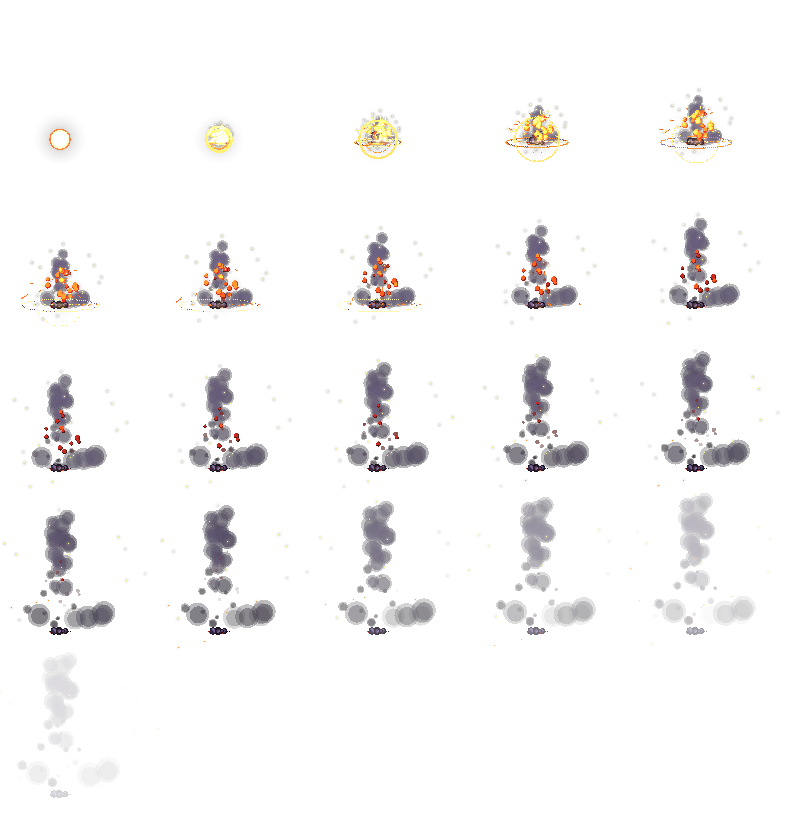
#> input picture plugins/iap-hero-mod/skills/iap-hero-mod/examples/stella/fx/boom.png, 795 x 815 px
$ python -i form_sprite.py   (imports and definitions only)
#> lines starting #> are read from the running program, lines starting #| are printed output that depends on the picture
#!/usr/bin/env python3
"""Turn a small pixel-art PNG into the game's sprite grid (rows + pal), e.g. for a transformation form.

The game draws pixel battle sprites from a character grid: every character is a palette key, '.' is
transparent, and a 1-pixel dark outline (#0b080a) is added around the shape automatically. Draw the
form at 1x (one pixel = one game pixel) in any pixel editor (Aseprite, Piskel, LibreSprite) on a
transparent background, then run:

    python form_sprite.py art/form.png --out work/form

It prints a JS object to paste into hero.js (fill in your own `when`):

    form: { when: h => h.myid_formT > 0, rows: [...], pal: {...} }

and writes <out>_preview.png: the sprite as the game builds it (outline added), its two walk frames,
scaled up. The centre of your canvas is the hero's position and the lowest drawn row is where the
feet stand: empty rows above and below are trimmed, empty columns are trimmed equally on both sides.
Legs only animate when the two middle columns of the bottom rows (up to 7) are empty, i.e. there is
a gap between the legs.

Options: --scale N (preview zoom, default 8), --max-colors N (warn above it, default 24),
--no-crop (keep every transparent margin), --var NAME (print `const NAME = {...};` instead).
"""
import argparse
import json
import sys
from pathlib import Path

from PIL import Image

KEYS = 'abcdefghijklmnopqrstuvwxyzABCDEFGHIJKLMNOPQRSTUVWXYZ0123456789'
OUTLINE = (11, 8, 10, 255)      # #0b080a, core.js buildSprite


def grid_from_png(path, crop=True):
#> called with path = '../examples/stella/fx/boom.png', crop = True
    im = Image.open(path).convert('RGBA')
#> im is the input picture: PIL image 795x815 RGBA; mean R, G, B, A 6.5, 5.3, 5.6, 12.5
    if crop:      # rows: trim to the drawing (the bottom row is where the feet stand); columns: trim the same amount on both sides, so the centre stays where it was drawn
        bbox = im.getchannel('A').point(lambda a: 255 if a >= 128 else 0).getbbox()
#> bbox = (4, 90, 778, 648)
        if not bbox:
            sys.exit(f'{path}: the image is fully transparent')
        side = min(bbox[0], im.width - bbox[2])
#> side = 4
        im = im.crop((side, bbox[1], im.width - side, bbox[3]))
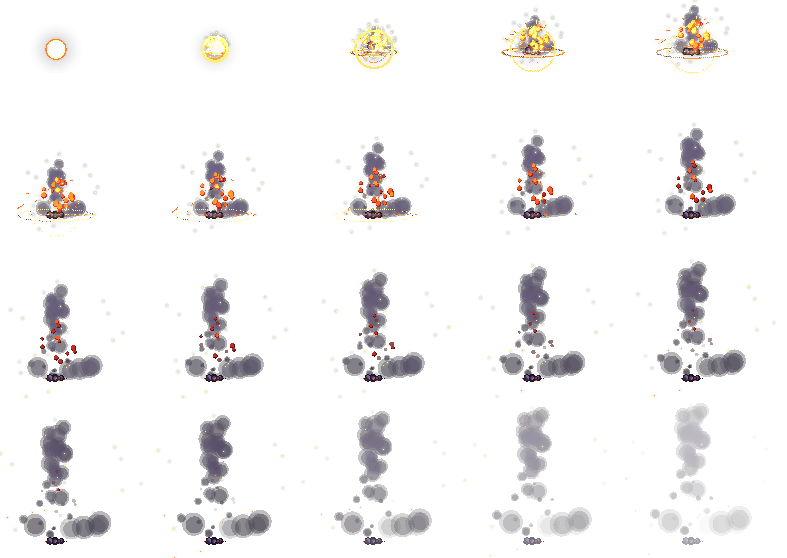
#> im: PIL image 787x558 RGBA; mean R, G, B, A 9.2, 7.5, 7.9, 18.3; transparent parts drawn white
    w, h = im.size
#> w = 787; h = 558
    px = im.load()
    count = {}
    for y in range(h):
        for x in range(w):
            r, g, b, a = px[x, y]
            if a >= 128:
                count[(r, g, b)] = count.get((r, g, b), 0) + 1
#> after the loop, count = 6474 items
    if len(count) > len(KEYS):
#> (the run stopped early here; a loop or call above may not have finished)
